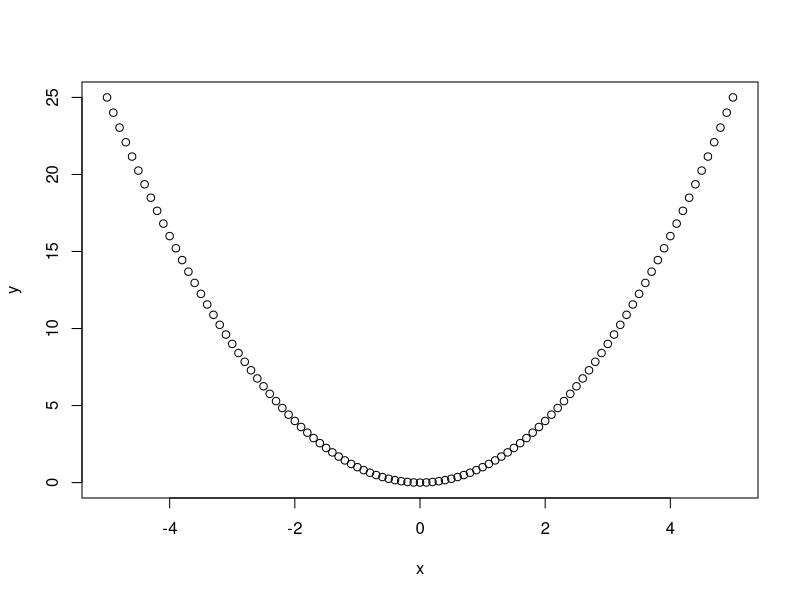
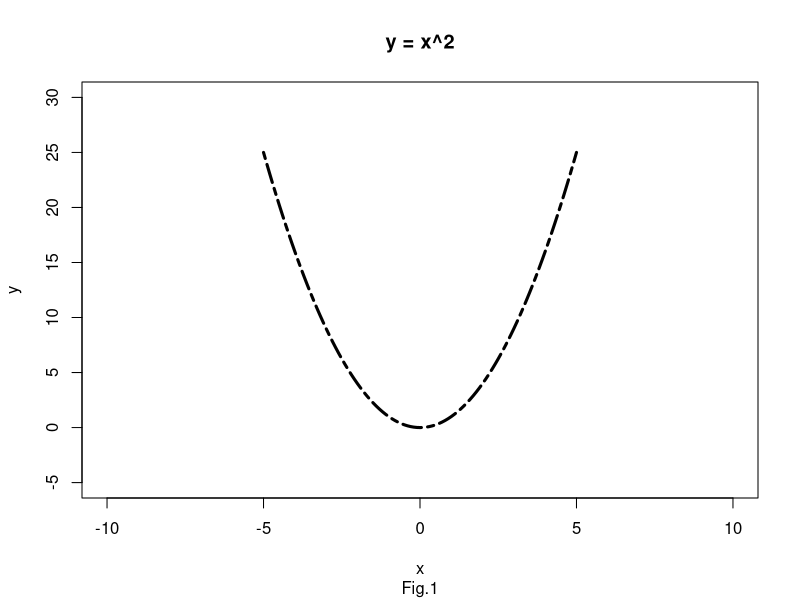
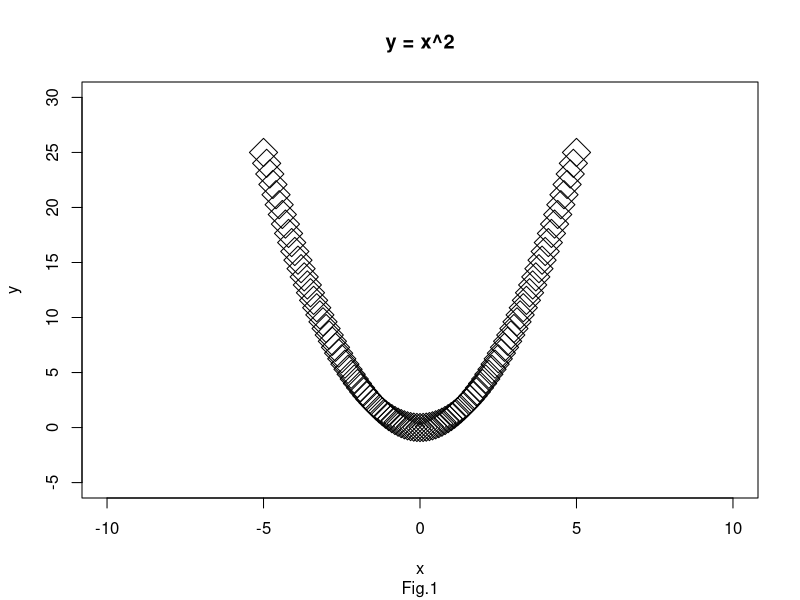
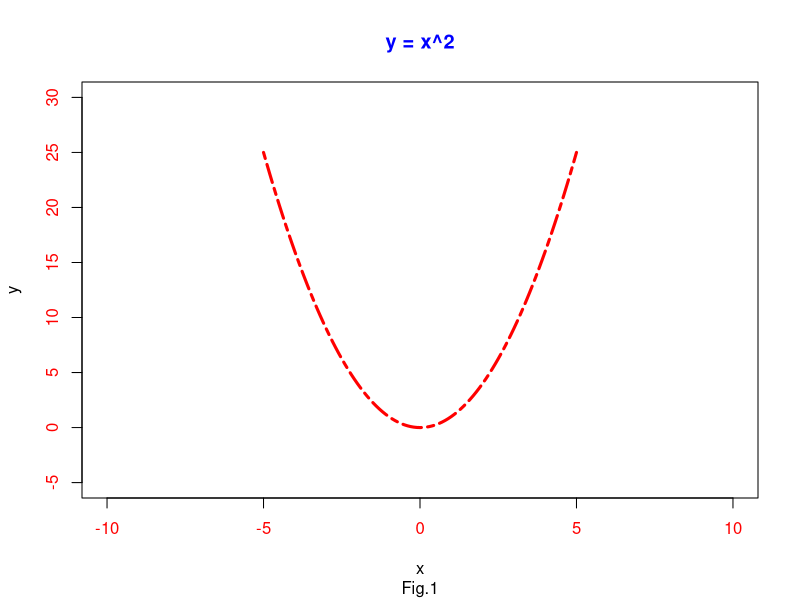
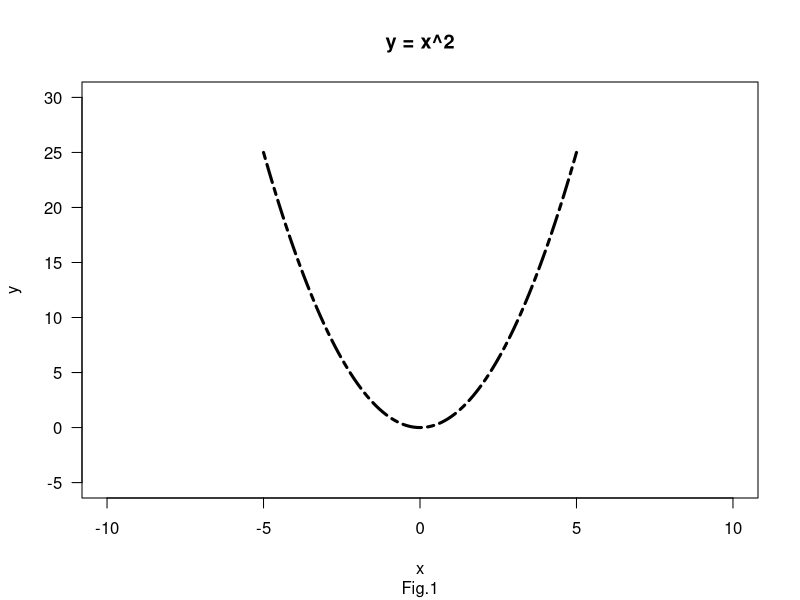
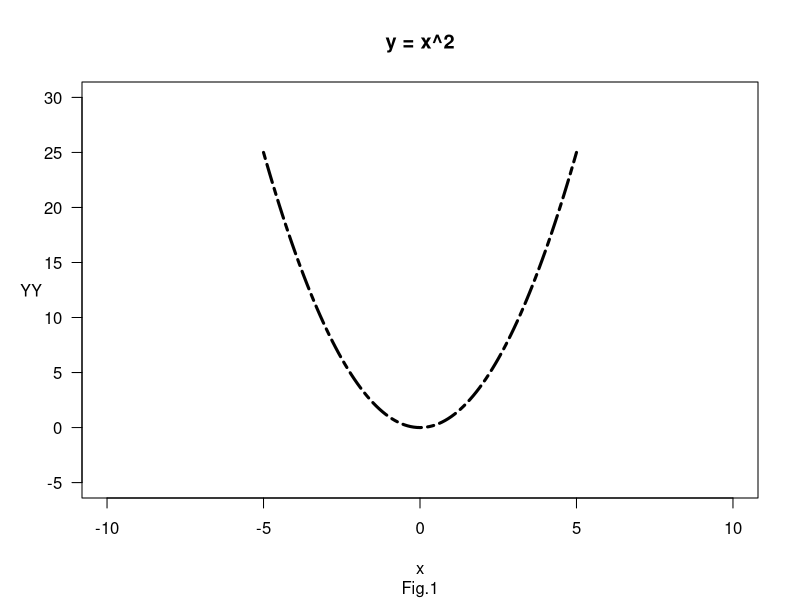
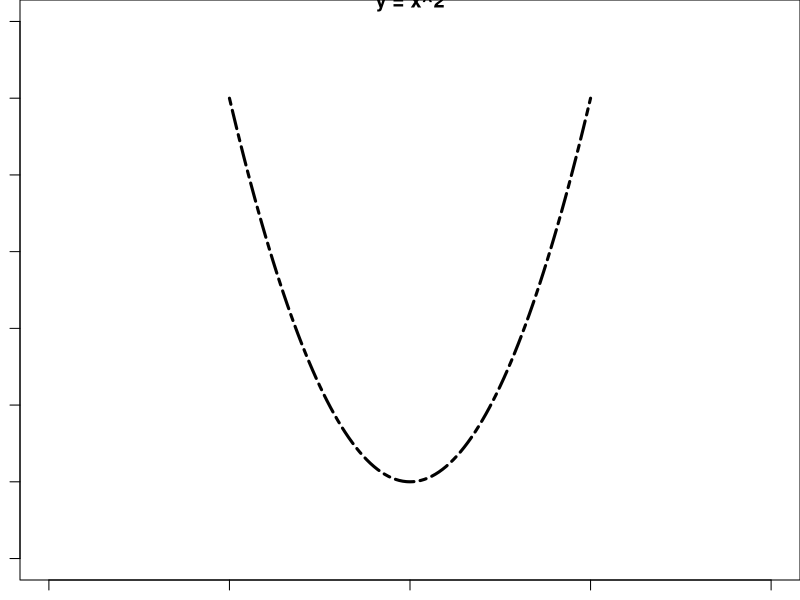
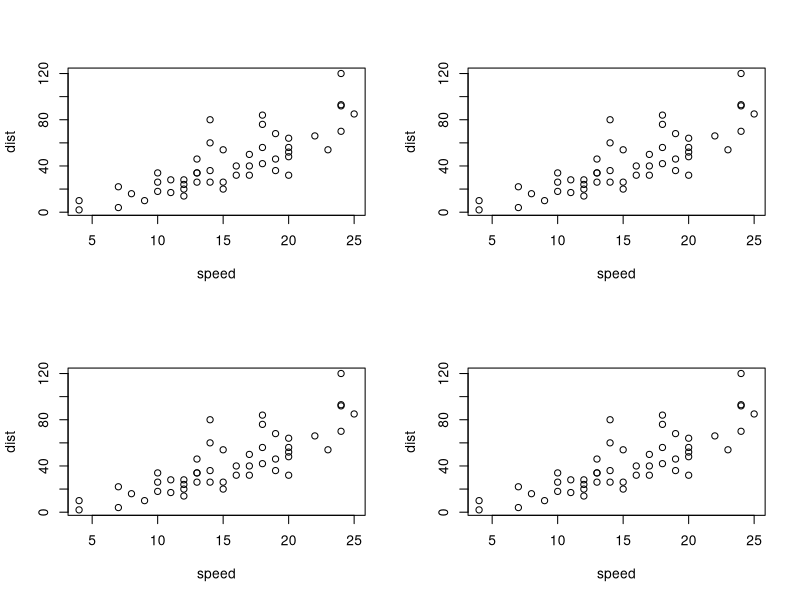

Recreate these plots in R, in order.
#R class 4_2017/09/02
#Array，和matrix一樣，資料型態必須統一。適合用於儲存panel data
arr <- array(1:24, dim = c(2, 3, 4))  #創造4個2*3的矩陣
class(arr)
arr[, , 1]  #看第1個矩陣
arr[, , 1][, 1]  #看第1個矩陣的第1個column
arr[, 1, 1]  #看第1個矩陣的第1個column
class(iris3)  #iris3為用aaray儲存的iris
iris3[, , "Setosa"]  #將setosa的矩陣選出來

#List
genre <- "Sitcom"
created_by <- c("David Crane", "Marta Kauffman")
starring <- c("Jennifer Aniston", "Lisa Kudrow", "Courtney Cox", "Matt LeBlanc", "Matthew Perry", "David Schwimmer")
seasons <- 10
is_airing <- FALSE
friends_df <- data.frame(genre, created_by, starring, seasons, is_airing)  #嘗試用dataframe儲存資訊
View(friends_df)  #data長度不同會重複出現
friends_list <- list(genre, created_by, starring, seasons, is_airing)  #用list儲存資訊
class(friends_list)
friends_list
friends_list[[3]]  #看starring的資訊
friends_list[[3]][5]  #看starring中的第5個
friends_list <- list(Genre = genre, Created_by = created_by, Starring = starring, Seasons = seasons, Is_airing = is_airing)  #讓list可以用名稱來索引
friends_list$Starring[5]  #看starring中的第5個
friends_list$Role <- c("Rachel Green", "Phebe Buffay", "Monica Geller", "Joey Tribbiani", "Chandler Bing", "Ross Geller")
friends_list$Cast_df <- data.frame(starring = friends_list$Starring, role = friends_list$Role)
friends_list$F_list <- friends_list  #list裡可以儲存list


say_hello <- function(){  
  to_r <- "Hello R!"
  to_world <- "Hello World!"
  return(list(tor = to_r, tow = to_world)
         )
}   
say_hello()  #利用list可以回傳多個輸出

lm_fit <- lm(dist ~ speed, cars)  #函式幾乎都是以list為輸出
lm_fit$residuals

#R語言繪圖
x <- seq(-5, 5, by = 0.1) #產生-5到5之間，公差為0.1的值
y <- x**2
plot(x, y)
plot(x, y, xlim = c(-10, 10), ylim = c(-5, 30), main = "y = x^2", sub = "Fig.1", xlab = "x", ylab = "y", pch = 23, type = "l", lty = 6, lwd = 3)  #設定x, y的界線，主、副標題，x, y軸的標籤、標記形狀、描繪線條、線條樣式、線條寬度
plot(x, y, xlim = c(-10, 10), ylim = c(-5, 30), main = "y = x^2", sub = "Fig.1", xlab = "x", ylab = "y", pch = 23, type = "p", cex = 3)  #描繪點、點大小
plot(x, y, xlim = c(-10, 10), ylim = c(-5, 30), main = "y = x^2", sub = "Fig.1", xlab = "x", ylab = "y", pch = 23, type = "l", lty = 6, lwd = 3, col = "red", col.axis = "red", col.main = "blue")  #調整線條、x軸、主標題的顏色
?par  #查看和圖形相關的所有參數
par("pch")  #看pch參數的初始設定
par("las")  #看軸標籤的初始設定(和軸平行)
plot(x, y, xlim = c(-10, 10), ylim = c(-5, 30), main = "y = x^2", sub = "Fig.1", xlab = "x", ylab = "y", pch = 23, type = "l", lty = 6, lwd = 3, las = 1)  #將y軸的標籤改為垂直y軸
plot(x, y, xlim = c(-10, 10), ylim = c(-5, 30), main = "y = x^2", sub = "Fig.1", xlab = "x", ylab = "", pch = 23, type = "l", lty = 6, lwd = 3, las = 1)  #先把Y的標記拿掉
mtext("YY", side = 2, las = 1, line = 2)  #顯示YY，位於左邊，垂直Y軸

par("mar")
par(mar = c(1,1,0,0))  #調整下左上右的與邊界的距離
plot(x, y, xlim = c(-10, 10), ylim = c(-5, 30), main = "y = x^2", sub = "Fig.1", xlab = "x", ylab = "", pch = 23, type = "l", lty = 6, lwd = 3, las = 1)

dev.off()  #清除所有圖型，並還原參數設定

par("mfrow")
par(mfrow = c(2,2))  #將畫布切成2個row，2個column
plot(cars)
plot(cars)
plot(cars)
plot(cars)

plot(x, y, xlim = c(-10, 10), ylim = c(-5, 30), main = "y = x^2", sub = "Fig.1", xlab = "x", ylab = "", pch = 23, type = "l", lty = 6, lwd = 3, las = 1)
points(c(0, 0), pch = 17, col = "blue", cex = 1.5)  #把(0, 0)標記出來
text(0, 0, labels = "Global Min.")  #在(0,0)的地方加上文字

row.names(mtcars)  #將mtcars的row的名稱取出來
plot(mtcars$mpg, mtcars$hp, xlab = "mpg", ylab = "hp", xlim = c(min(mtcars$mpg)*0.4, max(mtcars$mpg)*1.6), ylim = c(min(mtcars$hp)*0.4, max(mtcars$hp)*1.6))  #將x, y軸的範圍定為最大最小值的一個比例
text(mtcars$mpg, mtcars$hp, labels = row.names(mtcars), cex = 0.5, pos = 1)  #把車子的名稱放到資料點下方

plot(iris$Sepal.Length, iris$Petal.Length, xlab = "Sepal L", ylab = "Petal L", col = iris$Species)  #以顏色區分種類
legend("bottomright", legend = c("Set", "Vir", "Ver"), col = 1:3, pch = 1)  #在右下角放圖例，col設1:3是因爲iris的Species是factor，且分別為1, 2, 3，故讓col = 1:3，剛好對應3種species
class(iris$Species)
as.integer(iris$Species)
